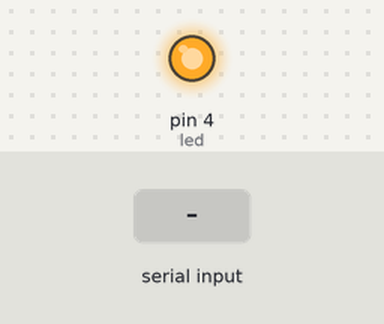
Recording of a sketch running on a simulated Arduino Uno, built with avr-gcc and run on an emulated ATmega328P. Parts: output pins drawn as LEDs (lit = HIGH). The test bench sets the inputs (shaded band).

Above: at 1.2 s.
1.3 s: "w\n" received over the second serial link
At 1.8 s:
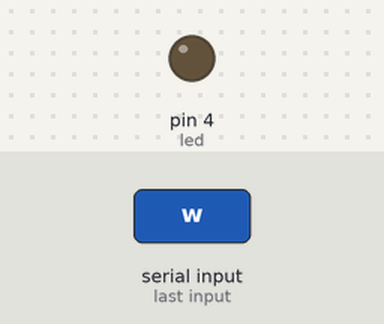
2.8 s: "W\n" received over the second serial link
At 4.2 s:
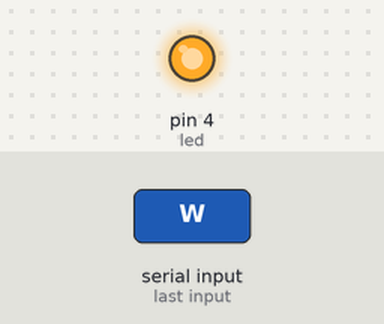
Timing chart, 0 to 5.8 s (numbered marks = the images above; inputs shaded):
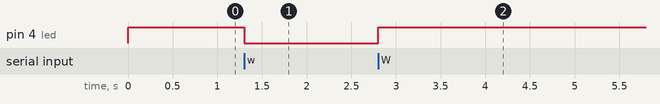

The sketch:

sketch_dec29a.ino
```cpp
#include <SoftwareSerial.h>  //Software Serial Port
#define RxD 1
#define TxD 2
#define MAX_BUF (64)//regular com

SoftwareSerial Serial(RxD, TxD);

int led = 4;
char buffer[MAX_BUF];  // where we store the message until we get a ';'
long sofar;  // how much is in the buffer
bool newData;

void setup()
{
  Serial.begin(9600);

  pinMode(led, OUTPUT);
  digitalWrite(led, HIGH);
}

void loop()
{
  recvWithEndMarker();

  if (newData == true) {

    String str((char*)buffer);

    //process
    if (buffer[0] == 'W') digitalWrite(led, HIGH);
    if (buffer[0] == 'w') digitalWrite(led, LOW);

    sofar = 0; // clear input buffer
    Serial.print(str);
    Serial.println("ok");
    newData = false;
  }
}

void recvWithEndMarker() {
  static byte ndx = 0;
  char endMarker = '\n';
  char rc;
  sofar = 0;
  // if (Serial.available() > 0) {
  while (Serial.available() > 0 && newData == false) {
    rc = Serial.read();

    //if (rc != endMarker) {
    if (rc != endMarker) {
      buffer[ndx] = rc;
      ndx++;
      if (ndx >= MAX_BUF) {
        ndx = MAX_BUF - 1;
      }
    }
    else {
      buffer[ndx] = '\0'; // terminate the string
      sofar = ndx;
      ndx = 0;
      newData = true;
    }
  }
}

/*void setupBlueToothConnection()
  {
  Serial.begin(9600);
  blueToothSerial.print("\r\n+STWMOD=0\r\n"); //set the bluetooth work in slave mode
    blueToothSerial.print("\r\n+STNA=HC-06\r\n"); //set the bluetooth name as "HC-05"
    blueToothSerial.print("\r\n+STOAUT=1\r\n"); // Permit Paired device to connect me
    blueToothSerial.print("\r\n+STAUTO=0\r\n"); // Auto-connection should be forbidden here

    delay(2000); // This delay is required.
    blueToothSerial.print("\r\n+INQ=1\r\n"); //make the slave bluetooth inquirable
    blueToothSerial.print("bluetooth connected!\n");

    delay(2000); // This delay is required.
    blueToothSerial.flush();
  }*/
```

Measured:
- after the input at 1.3 s, pin 4 (led): HIGH → LOW at once
- after the input at 2.8 s, pin 4 (led): LOW → HIGH at once
